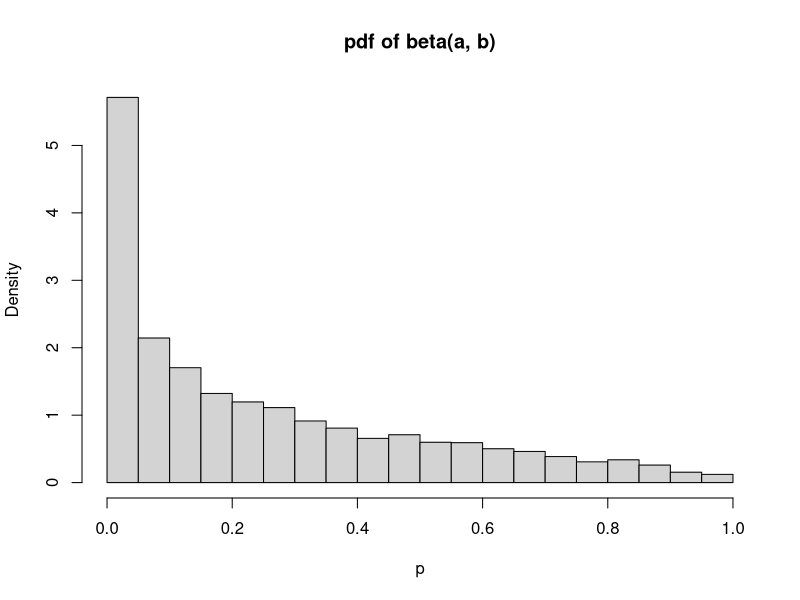

R code for this plot:


N = 10000
a = 0.5
b = 1.5 # as 
p = rbeta(N, a, b)
mean(p); var(p)
hist(p, prob = T, main = "pdf of beta(a, b)")


post = function(x2, x1 = 1, a = 0.5, b = 1.5) {
  gamma(a + b + x1)/(gamma(a + x1)*gamma(1 - x1 + b)) * (gamma(x2 + x1 + a)*gamma(b - x1 - x2 + 2))/gamma(a + b + 2)
}

post(x2 = 1)
post(x2 = 0)

###### 2

x1 = 1
a = 0.5 + x1
b = 1.5
pE = rbeta(N, a, b)
x2 = rbinom(N, 1, pE)
table(x2)


###### 3
n = 20
x10 = 10
a = 0.5 + x10
b = 1.5 + n - x10

pE = rbeta(N, a, b)

mean(rbinom(N, 62 - n, pE) >= (22 - x10))

